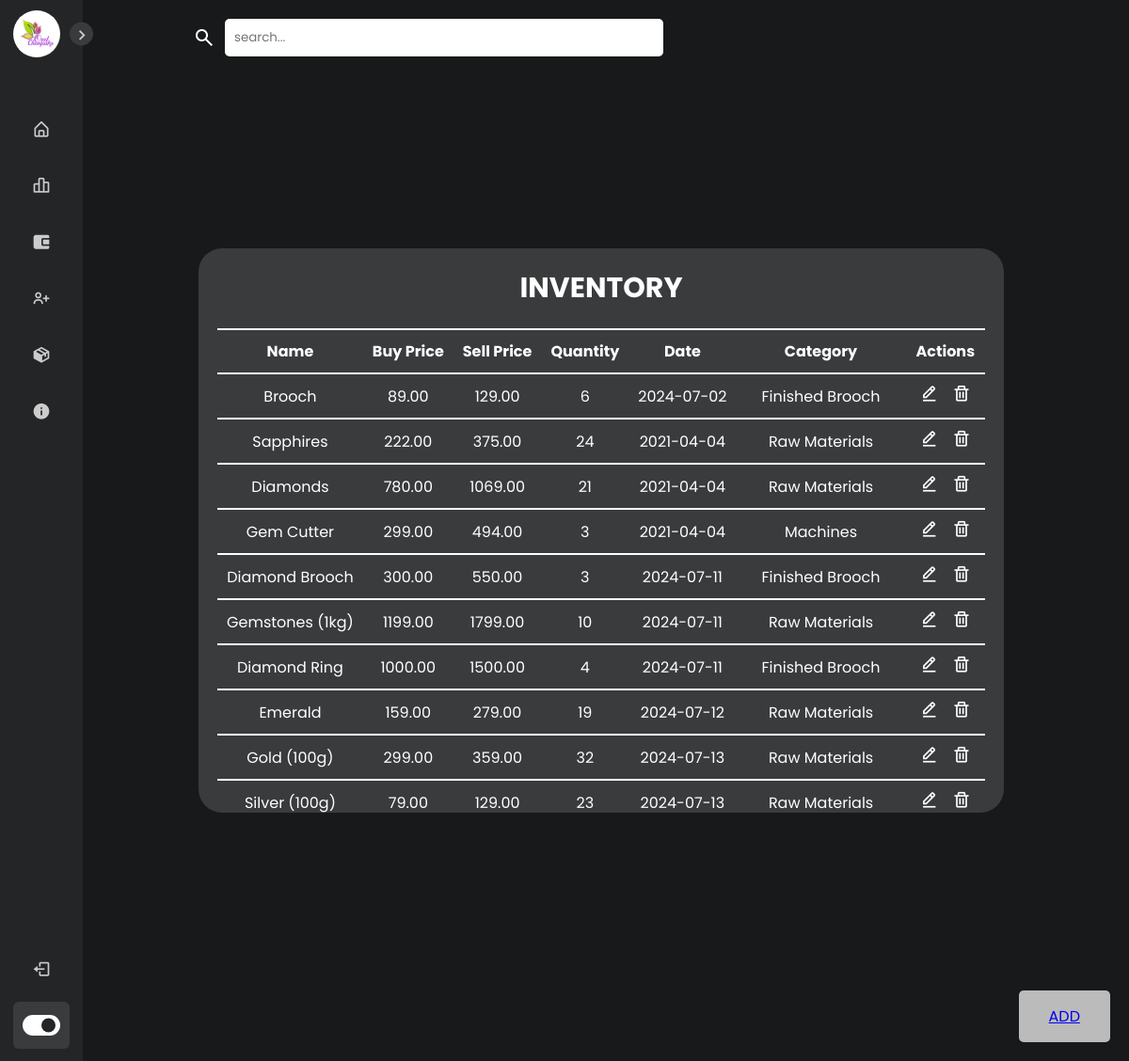
The app's page /ozel/products.php with its own data.
### tables this page shows
CREATE TABLE `products` (
  `id` int(11) UNSIGNED NOT NULL,
  `name` varchar(255) NOT NULL,
  `quantity` varchar(50) DEFAULT NULL,
  `buy_price` decimal(25,2) DEFAULT NULL,
  `sale_price` decimal(25,2) NOT NULL,
  `categorie_id` int(11) UNSIGNED NOT NULL,
  `media_id` int(11) DEFAULT 0,
  `date` date NOT NULL
);

CREATE TABLE `categories` (
  `id` int(11) UNSIGNED NOT NULL,
  `name` varchar(60) NOT NULL
);

### ozel/includes/database.php (called while the page is built, shortened)
<?php
class MySqli_DB {
    private $con;
    public $query_id;
public function db_connect()
{
  $this->con = mysqli_connect(DB_HOST,DB_USER,DB_PASS);
  if(!$this->con)
         {
           die("Database connection failed:". mysqli_connect_error());
         } else {
           $select_db = $this->con->select_db(DB_NAME);
         }
}
public function query($sql)
   {
      if (trim($sql != "")) {
          $this->query_id = $this->con->query($sql);
      }
       return $this->query_id;
   }
}
?>

### ozel/products.php (the view, shortened to what this page needs)
<?php
$db = new MySqli_DB();
$searchInput = $_GET['search'];
$sql = "SELECT products.*, categories.name AS category_name FROM products LEFT JOIN categories ON products.categorie_id = categories.id WHERE products.name LIKE '%$searchInput%'";
$result = $db->query($sql);
?>
<!DOCTYPE html>
<html lang="en">
<head>
    <link rel="stylesheet" href="sidebar.css">
    <link href='https://unpkg.com/boxicons@2.1.1/css/boxicons.min.css' rel='stylesheet'>
</head>
</head>
<body class="dark">
    <nav class="sidebar close">
        <header>
        <div class="image-text">
            <span><img src="layout\ozelLogo.jpg" alt="ozel chempaka logo" class="logo"></span>
            </div>
            <i class='bx bx-chevron-right toggle'></i>
        </header>
        <div class="menu-bar">
            <div class="menu">
                <ul class="menu-links">
                <li class="nav-link">
                        <a href="home.php">
                            <i class='bx bx-home-alt icon' ></i>
                        </a>
                    </li>
                    <li class="nav-link">
                        <a href="sales.php">
                            <i class='bx bx-bar-chart-alt-2 icon' ></i>
                        </a>
                    </li>
                    <li class="nav-link">
                        <a href="sales_report.php">
                            <i class='bx bxs-wallet-alt icon'></i>
                        </a>
                    </li>
                    <li class="nav-link">
                        <a href="users.php">
                            <i class='bx bx-user-plus icon' ></i>
                        </a>
                    </li>
                    <li class="nav-link">
                        <a href="products.php">
                            <i class='bx bxs-package icon'></i>
                        </a>
                    </li>
                    <li class="nav-link">
                        <a href="about.html">
                        <i class='bx bxs-info-circle icon'></i>
                        </a>
                    </li>
                </ul>
            </div>
            <div class="bottom-content">
                <li class="">
                    <a href="logout.php">
                        <i class='bx bx-log-out icon' ></i>
                    </a>
                </li>
                <li class="mode">
                    <div class="toggle-switch">
                        <span class="switch"></span>
                    </div>
                </li>
            </div>
        </div>
    </nav>
    <section class="home">
        <div class="addButton">
            <a href="add_prod.php">ADD</a>
        </div>
        <form action="products.php" method="get">
            <div class="search">
                <span class="search-icon material-symbols-outlined">search</span>
                <input class="search-input" type="text" name="search" placeholder="search...">
            </div>
        </form>
        <div class="container">
            <table>
                <tbody>
                <th>
                    <tr>
                        <th>Name</th>
                        <th>Buy Price</th>
                        <th>Sell Price</th>
                        <th>Quantity</th>
                        <th>Date</th>
                        <th>Category</th>
                        <th>Actions</th>
                    </tr>
                </th>
                <?php
                        echo '<p style="font-size: 30px; font-weight: bold;"> INVENTORY </p>';
                 if ($result) {
                    while ($row = $result->fetch_assoc()) {
                        echo "<tr>";
                        echo "<td>" . $row['name'] . "</td>";
                        echo "<td>" . $row['buy_price'] . "</td>";
                        echo "<td>" . $row['sale_price'] . "</td>";
                        echo "<td>" . $row['quantity'] . "</td>";
                        echo "<td>" . $row['date'] . "</td>";
                        echo "<td>" . $row['category_name'] . "</td>";
                        echo "<td>
                                <a href='edit_prod.php?id=" . $row['id'] . "'><i class='bx bx-edit-alt icon'></i></a>
                                <a href='del_prod.php?id=" . $row['id'] . "'> <i class='bx bx-trash icon'></i></a>
                            </td>";
                        echo "</tr>";
                    }
                }
                ?>
                </tbody>
            </table>
        </div>
    </section>
</body>
</html>

### ozel/sidebar.css (style rules this page uses)
* { margin: 0; padding: 0; box-sizing: border-box; font-family: 'Poppins', sans-serif; }
:root { --body-color: #E4E9F7; --sidebar-color: #FFF; --primary-color: #695CFE; --primary-color-light: #F6F5FF; --toggle-color: #DDD; --text-color: #707070; --tran-03: all 0.2s ease; --tran-03: all 0.3s ease; --tran-04: all 0.3s ease; --tran-05: all 0.3s ease; }
body { min-height: 100vh; background-color: var(--body-color); transition: var(--tran-05); }
body.dark { --body-color: #18191a; --sidebar-color: #242526; --primary-color: #3a3b3c; --primary-color-light: #3a3b3c; --toggle-color: #fff; --text-color: #ccc; }
.sidebar { position: fixed; top: 0; left: 0; height: 100%; width: 250px; padding: 10px 14px; background: var(--sidebar-color); transition: var(--tran-05); z-index: 100; }
.sidebar.close { width: 88px; }
.sidebar li { height: 50px; list-style: none; display: flex; align-items: center; margin-top: 10px; }
.sidebar header .image, .sidebar .icon { min-width: 50px; border-radius: 6px; }
.sidebar .icon { min-width: 60px; border-radius: 6px; height: 100%; display: flex; align-items: center; justify-content: center; font-size: 20px; }
.sidebar .text, .sidebar .icon { color: var(--text-color); transition: var(--tran-03); }
.sidebar header { position: relative; }
.sidebar header .image-text { display: flex; align-items: center; }
.sidebar header .toggle { position: absolute; top: 50%; right: -25px; transform: translateY(-50%) rotate(180deg); height: 25px; width: 25px; background-color: var(--primary-color); color: var(--sidebar-color); border-radius: 50%; display: flex; align-items: center; justify-content: center; font-size: 22px; cursor: pointer; transition: var(--tran-05); }
body.dark .sidebar header .toggle { color: var(--text-color); }
.sidebar.close .toggle { transform: translateY(-50%) rotate(0deg); }
.sidebar .menu { margin-top: 40px; }
.sidebar li a { list-style: none; height: 100%; background-color: transparent; display: flex; align-items: center; height: 100%; width: 100%; border-radius: 6px; text-decoration: none; transition: var(--tran-03); }
.sidebar .menu-bar { height: calc(100% - 55px); display: flex; flex-direction: column; justify-content: space-between; overflow-y: scroll; }
.sidebar .menu-bar .mode { border-radius: 6px; background-color: var(--primary-color-light); position: relative; transition: var(--tran-05); }
.menu-bar .bottom-content .toggle-switch { position: absolute; right: 0; height: 100%; min-width: 60px; display: flex; align-items: center; justify-content: center; border-radius: 6px; cursor: pointer; }
.toggle-switch .switch { position: relative; height: 22px; width: 40px; border-radius: 25px; background-color: var(--toggle-color); transition: var(--tran-05); }
.switch::before { content: ''; position: absolute; height: 15px; width: 15px; border-radius: 50%; top: 50%; left: 5px; transform: translateY(-50%); background-color: var(--sidebar-color); transition: var(--tran-04); }
body.dark .switch::before { left: 20px; }
.home { position: absolute; top: 0; top: 0; left: 250px; height: 100vh; width: calc(100% - 250px); background-color: var(--body-color); transition: var(--tran-05); }
.sidebar.close ~ .home { left: 78px; height: 100vh; width: calc(100% - 78px); }

### records on screen
products: name "Brooch", buy_price "89.00", sale_price "129.00", quantity "6", date "2024-07-02", categorie.name "Finished Brooch"
products: name "Sapphires", buy_price "222.00", sale_price "375.00", quantity "24", date "2021-04-04", categorie.name "Raw Materials"
products: name "Diamonds", buy_price "780.00", sale_price "1069.00", quantity "21", date "2021-04-04", categorie.name "Raw Materials"
products: name "Gem Cutter", buy_price "299.00", sale_price "494.00", quantity "3", date "2021-04-04", categorie.name "Machines"
products: name "Diamond Brooch", buy_price "300.00", sale_price "550.00", quantity "3", date "2024-07-11", categorie.name "Finished Brooch"
products: name "Gemstones (1kg)", buy_price "1199.00", sale_price "1799.00", quantity "10", date "2024-07-11", categorie.name "Raw Materials"
products: name "Diamond Ring", buy_price "1000.00", sale_price "1500.00", quantity "4", date "2024-07-11", categorie.name "Finished Brooch"
products: name "Emerald", buy_price "159.00", sale_price "279.00", quantity "19", date "2024-07-12", categorie.name "Raw Materials"
products: name "Gold (100g)", buy_price "299.00", sale_price "359.00", quantity "32", date "2024-07-13", categorie.name "Raw Materials"
products: name "Silver (100g)", buy_price "79.00", sale_price "129.00", quantity "23", date "2024-07-13", categorie.name "Raw Materials"
